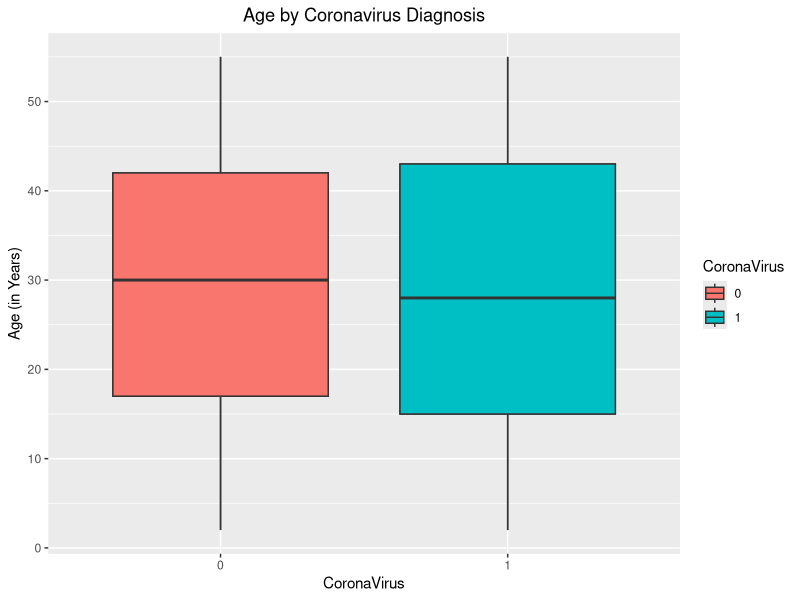

Generate this figure with R:
## ---- chunk 1
library(ggplot2)
library(dplyr)
library(readxl)
## ---- chunk 2
# import data
coronavirus_df <- read_excel("coronavirus.xlsx", sheet = "patients")
comorbid_df <- read_excel("comorbidity.xlsx", sheet = "disease")

# Looking at the data
str(coronavirus_df)
str(comorbid_df)

# Merge the data
merged_id_df <- inner_join(coronavirus_df, comorbid_df, by ='ID')
merged_id_df

# Number of observation
summary(coronavirus_df)
summary(merged_id_df)

# Re-code ages greater than 120 to NA
merged_id_df <- mutate(merged_id_df,  Age = ifelse(Age >= 120, NA, Age))


# Re-code Mainland China to China
merged_id_df<- mutate(merged_id_df, Country = ifelse(Country == "Mainland China", "China", Country))

## ---- chunk 3
# Number of observation
summary(merged_id_df)

ncol(merged_id_df)
#Percentage of patients are female
round(prop.table(table(merged_id_df$Sex))*100,2)

# Median age of patients who have coronavirus
median(merged_id_df$Age[merged_id_df$CoronaVirus==1], na.rm = T) 

# Mean age and standard deviation of patients who died from coronavirus
mean(merged_id_df$Age[merged_id_df$Death=='1'], na.rm = T)
sd(merged_id_df$Age[merged_id_df$Death=='1'], na.rm = T)

# China, Italy, and the US have coronavirus
round(prop.table(table(merged_id_df$Country[merged_id_df$CoronaVirus==1]))*100,2)

# Comorbidities (with percentages) associated with patients who have coronavirus
round(prop.table(table(merged_id_df$Comorbidity[merged_id_df$CoronaVirus==1]))*100,2)


## ---- chunk 4
# Factor the variables
factor_df <-merged_id_df

factor_df$CoronaVirus <- as.factor(factor_df$CoronaVirus)

# Boxplot
pl <- ggplot(factor_df, aes(x = CoronaVirus, y = Age)) + geom_boxplot() 

pl + geom_boxplot(aes(fill=CoronaVirus)) + 
  ylab("Age (in Years)") + ggtitle("Age by Coronavirus Diagnosis") + theme(plot.title = element_text(hjust = 0.5))
